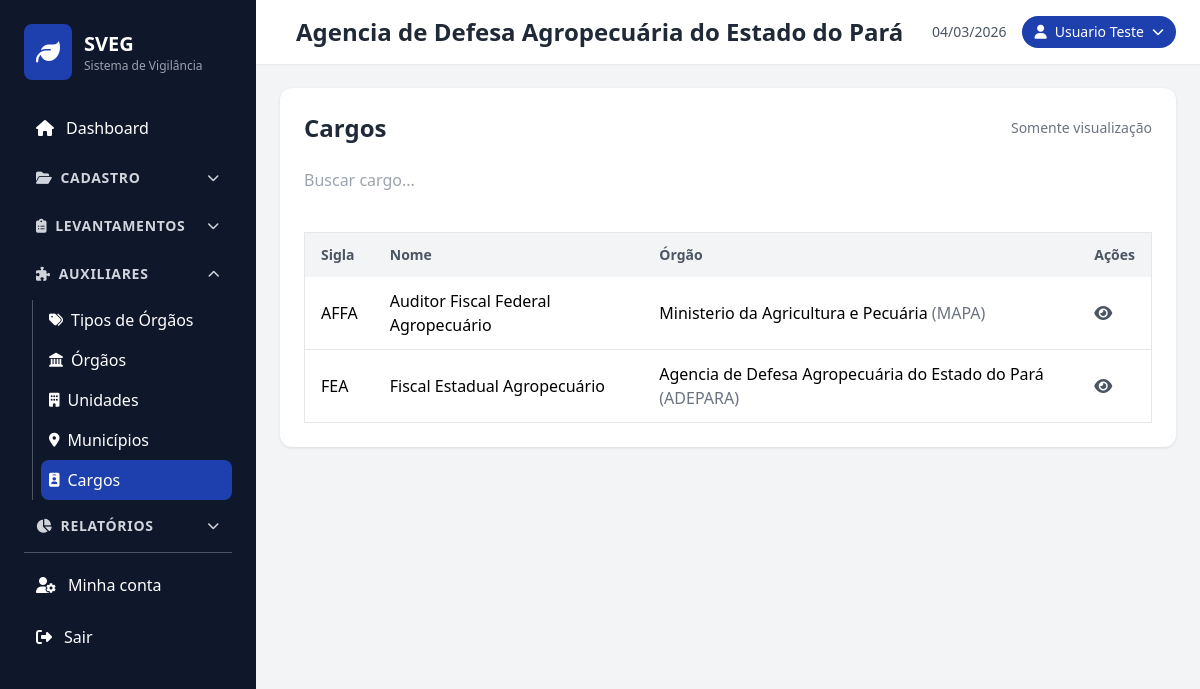
The app's page /cargos/index.php (signed in) with its own data.
### tables this page shows
CREATE TABLE `cargos` (
  `id` char(36) NOT NULL,
  `orgao` char(36) NOT NULL,
  `sigla` varchar(50) NOT NULL,
  `nome` varchar(255) NOT NULL
);

CREATE TABLE `orgaos` (
  `id` char(36) NOT NULL,
  `sigla` varchar(20) NOT NULL,
  `nome` varchar(100) NOT NULL,
  `tipo` char(36) NOT NULL,
  `logo` varchar(255) NOT NULL,
  `UF_sede` varchar(10) NOT NULL,
  `criado_em` timestamp NOT NULL DEFAULT CURRENT_TIMESTAMP,
  `atualizado_em` timestamp NOT NULL DEFAULT CURRENT_TIMESTAMP ON UPDATE CURRENT_TIMESTAMP
);

### includes/auth.php (called while the page is built, shortened)
<?php
function getLoggedUser() {
    return $_SESSION['user'] ?? null;
}
function isAdmin() {
    $u = getLoggedUser();
    return $u && !empty($u['priv_admin']);
}

### cargos/index.php (the view, shortened to what this page needs)
<?php
require_once '../includes/auth.php';
include '../includes/header.php';
$canEdit = isAdmin();
$database = new Database();
$db = $database->getConnection();
$stmt = $db->query("
    SELECT c.*, o.nome as orgao_nome, o.sigla as orgao_sigla
    FROM cargos c
    LEFT JOIN orgaos o ON c.orgao = o.id
    ORDER BY c.nome ASC
");
$cargos = $stmt->fetchAll(PDO::FETCH_ASSOC);
?>
<div class="card">
    <div class="flex justify-between items-center mb-6">
        <h2 class="text-2xl font-bold text-gray-800">Cargos</h2>
        <?php if ($canEdit): ?>
        <a href="create.php" class="btn-primary">
            <i class="fas fa-plus mr-2"></i>Novo Cargo
        </a>
        <?php else: ?>
        <span class="text-sm text-gray-500">Somente visualização</span>
        <?php endif; ?>
    </div>
    <div class="mb-4">
        <input type="text" id="search" placeholder="Buscar cargo..." class="form-group w-full">
    </div>
    <div class="table-container">
        <table class="min-w-full bg-white border border-gray-200">
            <thead>
                <tr class="bg-gray-100">
                    <th class="py-3 px-4 text-left text-sm font-semibold text-gray-600">Sigla</th>
                    <th class="py-3 px-4 text-left text-sm font-semibold text-gray-600">Nome</th>
                    <th class="py-3 px-4 text-left text-sm font-semibold text-gray-600">Órgão</th>
                    <th class="py-3 px-4 text-left text-sm font-semibold text-gray-600">Ações</th>
                </tr>
            </thead>
            <tbody id="cargos-table">
                <?php foreach ($cargos as $cargo): ?>
                <tr class="border-b hover:bg-gray-50 cargo-row" data-search="<?php echo strtolower(htmlspecialchars($cargo['sigla'] . ' ' . $cargo['nome'] . ' ' . ($cargo['orgao_nome'] ?? '') . ' ' . ($cargo['orgao_sigla'] ?? ''))); ?>">
                    <td class="py-3 px-4 font-medium"><?php echo htmlspecialchars($cargo['sigla']); ?></td>
                    <td class="py-3 px-4"><?php echo htmlspecialchars($cargo['nome']); ?></td>
                    <td class="py-3 px-4">
                        <span class="font-medium"><?php echo htmlspecialchars($cargo['orgao_nome'] ?? '-'); ?></span>
                        <?php if (!empty($cargo['orgao_sigla'])): ?>
                        <span class="text-gray-500">(<?php echo htmlspecialchars($cargo['orgao_sigla']); ?>)</span>
                        <?php endif; ?>
                    </td>
                    <td class="py-3 px-4">
                        <?php if ($canEdit): ?>
                        <a href="view.php?id=<?php echo htmlspecialchars($cargo['id']); ?>" class="text-gray-600 hover:text-gray-800 mr-3" title="Visualizar">
                            <i class="fas fa-eye"></i>
                        </a>
                        <a href="edit.php?id=<?php echo htmlspecialchars($cargo['id']); ?>" class="text-blue-600 hover:text-blue-800 mr-3" title="Editar">
                            <i class="fas fa-edit"></i>
                        </a>
                        <a href="delete.php?id=<?php echo htmlspecialchars($cargo['id']); ?>" class="text-red-600 hover:text-red-800" title="Excluir" onclick="return confirm('Tem certeza que deseja excluir este cargo?')">
                            <i class="fas fa-trash"></i>
                        </a>
                        <?php else: ?>
                        <a href="view.php?id=<?php echo htmlspecialchars($cargo['id']); ?>" class="text-gray-600 hover:text-gray-800" title="Visualizar">
                            <i class="fas fa-eye"></i>
                        </a>
                        <?php endif; ?>
                    </td>
                </tr>
                <?php endforeach; ?>
            </tbody>
        </table>
    </div>
</div>
<?php include '../includes/footer.php'; ?>

### css/style.css (style rules this page uses)
body { font-family: 'Segoe UI', Tahoma, Geneva, Verdana, sans-serif; }
.table-container { overflow-x: auto; }
.form-group { margin-bottom: 1.5rem; }
.card { background: white; border-radius: 12px; box-shadow: 0 1px 3px rgba(0, 0, 0, 0.1); padding: 1.5rem; margin-bottom: 1.5rem; }

### records on screen
cargos: sigla "AFFA", nome "Auditor Fiscal Federal Agropecuário", orgaos.nome "Ministerio da Agricultura e Pecuária", orgaos.sigla "MAPA"
cargos: sigla "FEA", nome "Fiscal Estadual Agropecuário", orgaos.nome "Agencia de Defesa Agropecuária do Estado do Pará", orgaos.sigla "ADEPARA"

### other values on screen
$u['orgao_nome'] "Agencia de Defesa Agropecuária do Estado do Pará"
$user['name'] "Usuario Teste"
